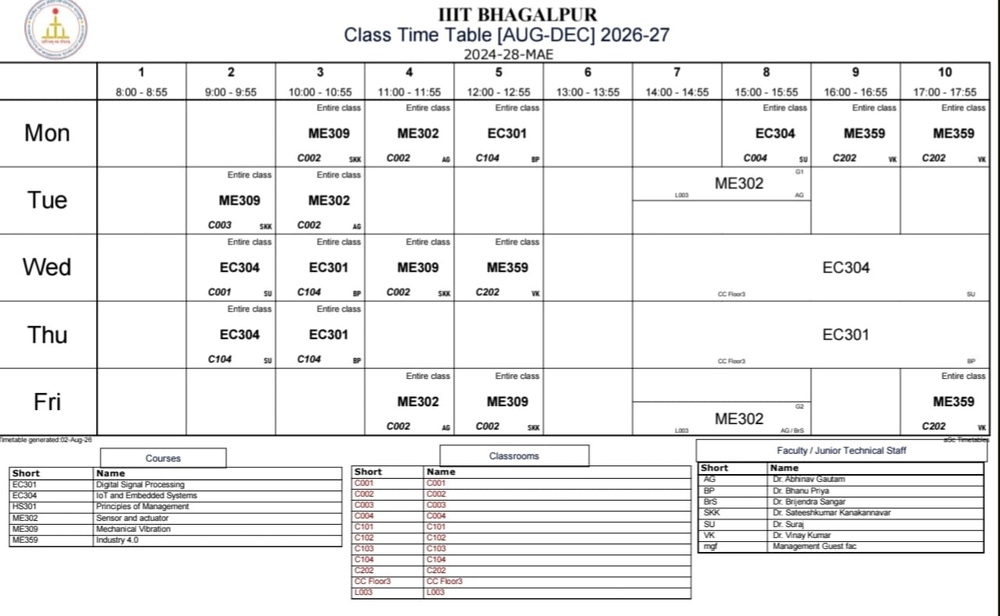
#> input picture Timetable-Parsing/another timetable.jpeg, 1000 x 616 px, shrunk from 1282 x 790 before the run
$ python rotate_image.py
#> lines starting #> are read from the running program, lines starting #| are printed output that depends on the picture
import cv2

def rotate_270(img_path, output_path):
#> called with img_path = 'another timetable.jpeg', output_path = 'another_timetable_upright.jpeg'
    img = cv2.imread(img_path)
#> img is the input picture: shape (616, 1000, 3); mean B, G, R 237.7, 237.7, 237.8
    # Rotate 90 degrees counter-clockwise (270 clockwise)
    rotated = cv2.rotate(img, cv2.ROTATE_90_COUNTERCLOCKWISE)
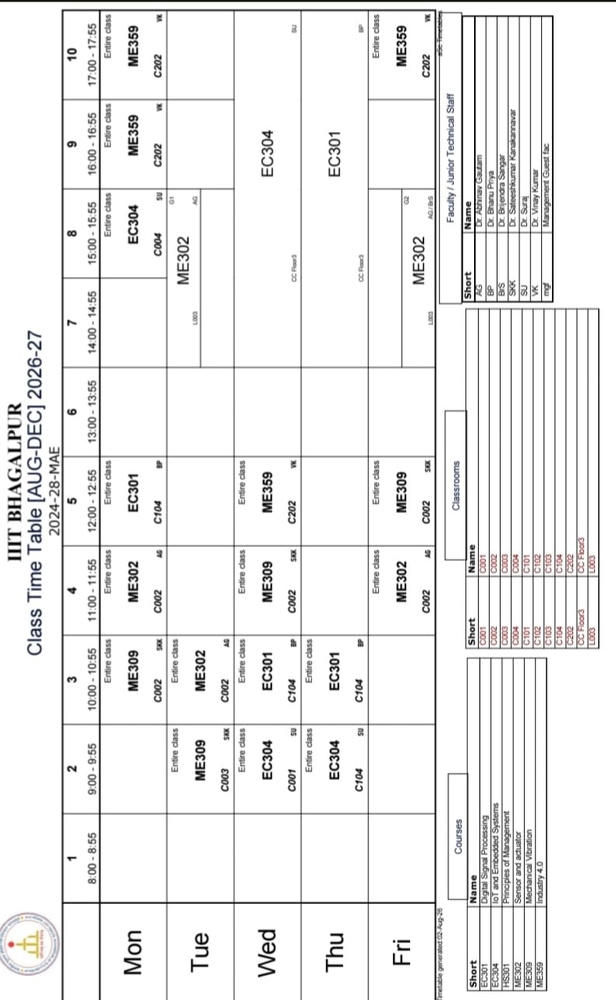
#> rotated: shape (1000, 616, 3); mean B, G, R 237.7, 237.7, 237.8
    cv2.imwrite(output_path, rotated)
    print(f"Correctly oriented upright timetable saved to: {output_path}")

if __name__ == "__main__":
    rotate_270("another timetable.jpeg", "another_timetable_upright.jpeg")

$ run again, with Timetable-Parsing/sample_timetable.png saved as Timetable-Parsing/another timetable.jpeg
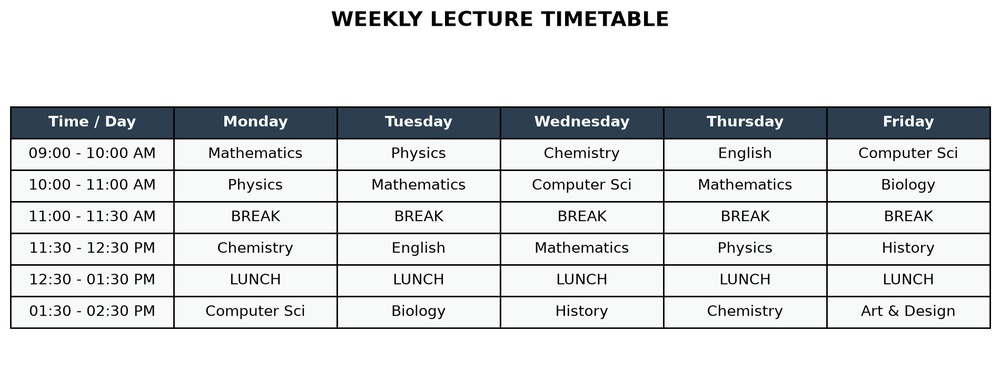
#> input picture Timetable-Parsing/sample_timetable.png, 1000 x 390 px, shrunk from 1899 x 741 before the run
#> in rotate_270, img is the input picture: shape (390, 1000, 3); mean B, G, R 223.9, 223, 221.1
#> in rotate_270, `rotated = cv2.rotate(img, cv2.ROTATE_90_COUNTERCLOCKWISE)`:
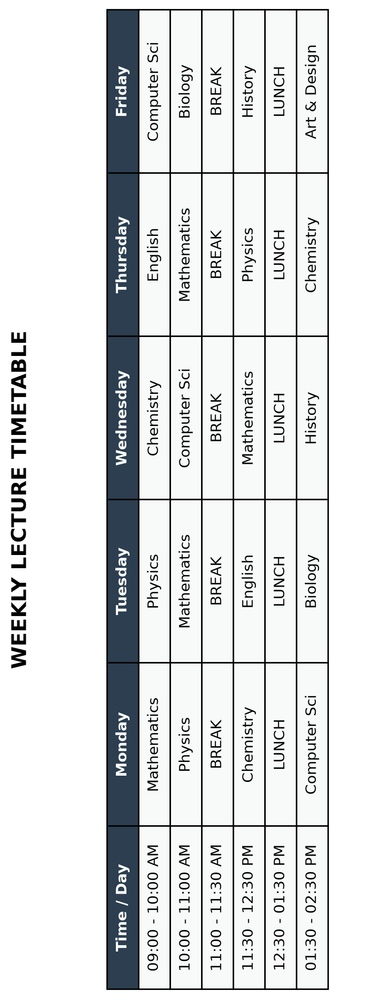
#> rotated: shape (1000, 390, 3); mean B, G, R 223.9, 223, 221.1
